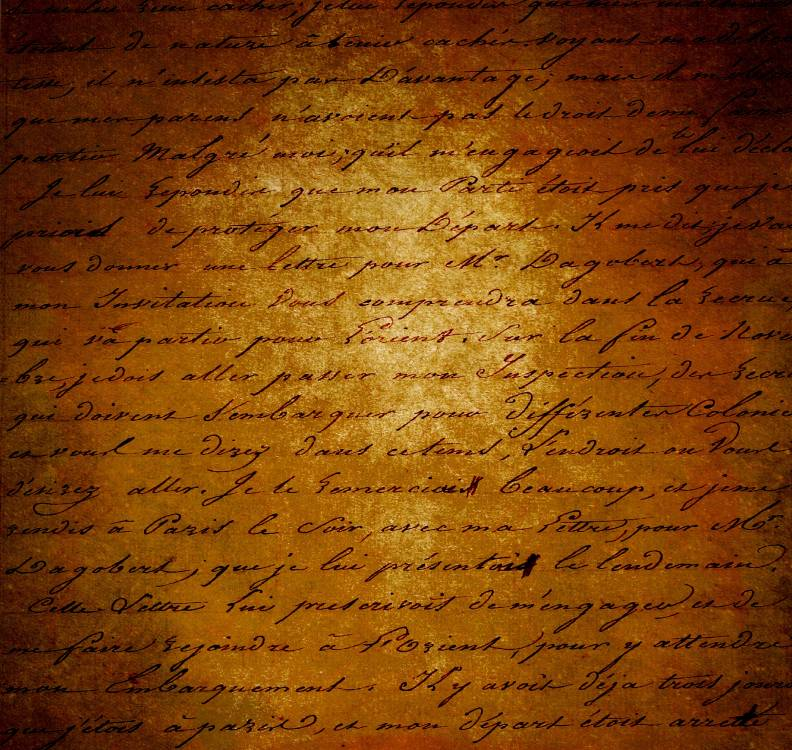
#> input picture python/machine_vision/lab4/last/lab4_3.jpg, 792 x 750 px, found by its file name
$ python OTSO_RTIANGLE.py
#> lines starting #> are read from the running program, lines starting #| are printed output that depends on the picture; after the words box and inside, x2 and y2 are one past the last pixel; in counts of white or black regions, pixels touching at a corner belong together
import cv2
import numpy as np

#Применение порогового фильтра к изображению (порог одинаковый
#для всех пикселей изображения, но вычисляется автоматически)
file_name='lab4_3'
road1 = cv2.imread(file_name+'.jpg', cv2.IMREAD_GRAYSCALE)
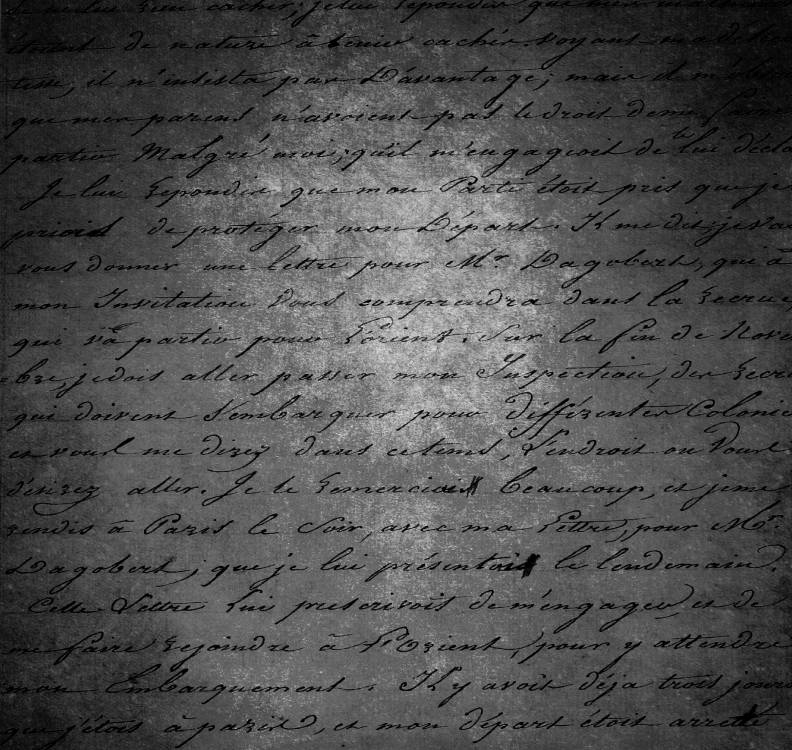
#> road1: shape (750, 792); min 0, max 228, mean 77.4
maxVal1 = 255
threshold1 = 100
threshold1, road1_1 = cv2.threshold(road1, threshold1 ,maxVal1 , cv2.THRESH_OTSU)
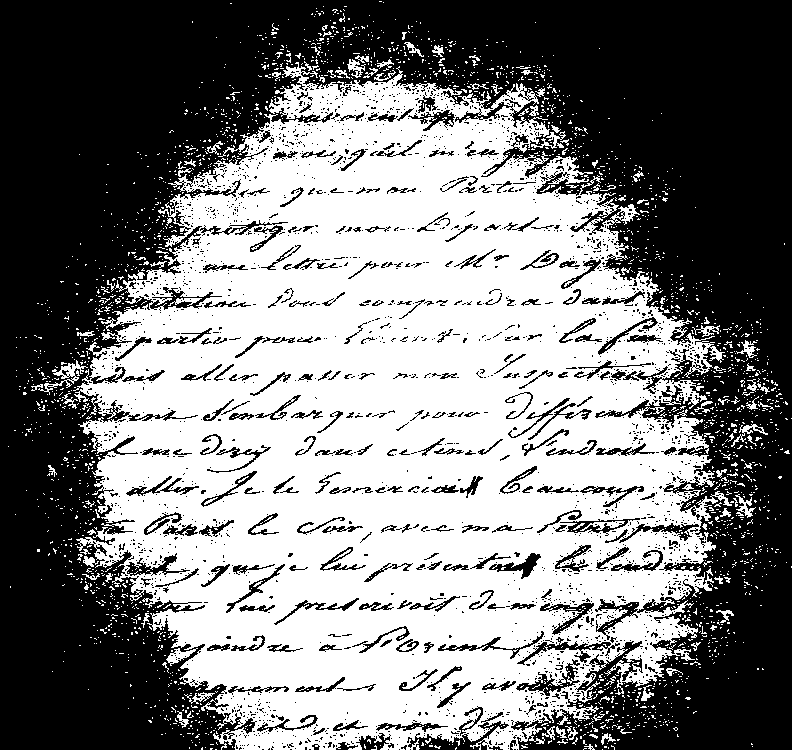
#> road1_1: shape (750, 792); 49.5% white; 2522 white regions (2402 under 20 px), largest, box (x1, y1, x2, y2) and area: (73, 62, 732, 750) 280888, (38, 360, 88, 395) 375, (166, 648, 198, 666) 217
#> threshold1 = 77
cv2.imwrite(file_name+f"_THRESH_OTSU_{threshold1}_{maxVal1}.jpg",road1_1)
threshold1, road1_1 = cv2.threshold(road1, threshold1 ,maxVal1 , cv2.THRESH_TRIANGLE)
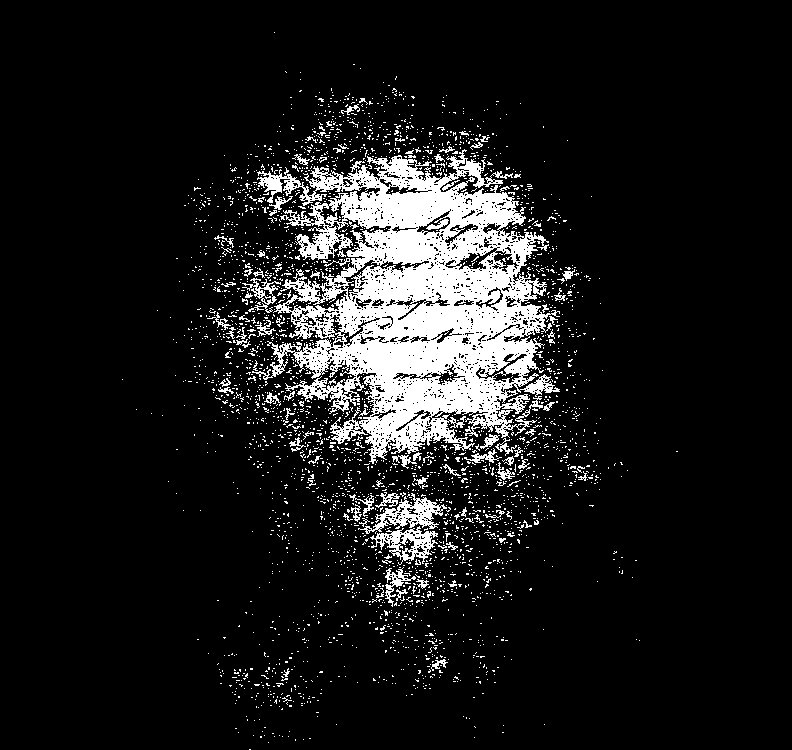
#> road1_1: shape (750, 792); 10.7% white; 3121 white regions (3019 under 20 px), largest, box (x1, y1, x2, y2) and area: (252, 149, 560, 464) 47693, (358, 493, 447, 534) 1180, (370, 526, 438, 565) 1033
#> threshold1 = 125
cv2.imwrite(file_name+f"_THRESH_TRIANGLE_{threshold1}_{maxVal1}.jpg",road1_1)
